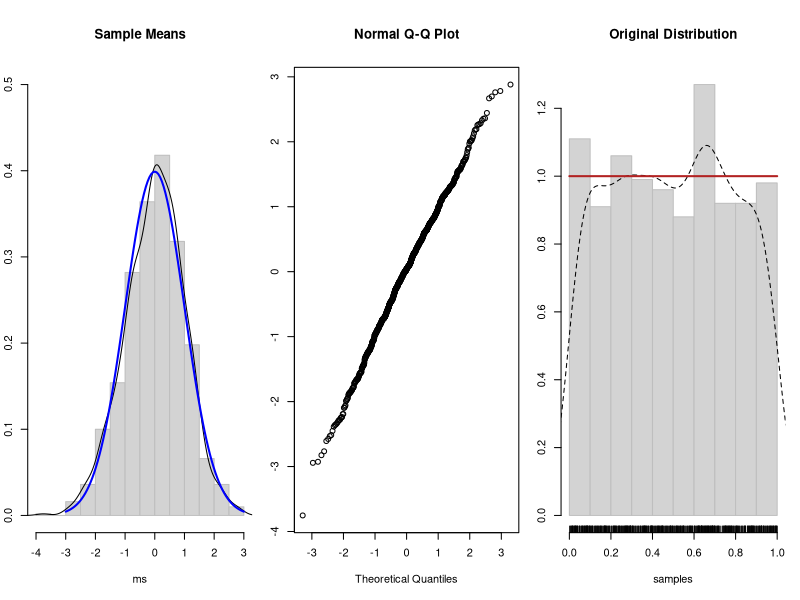
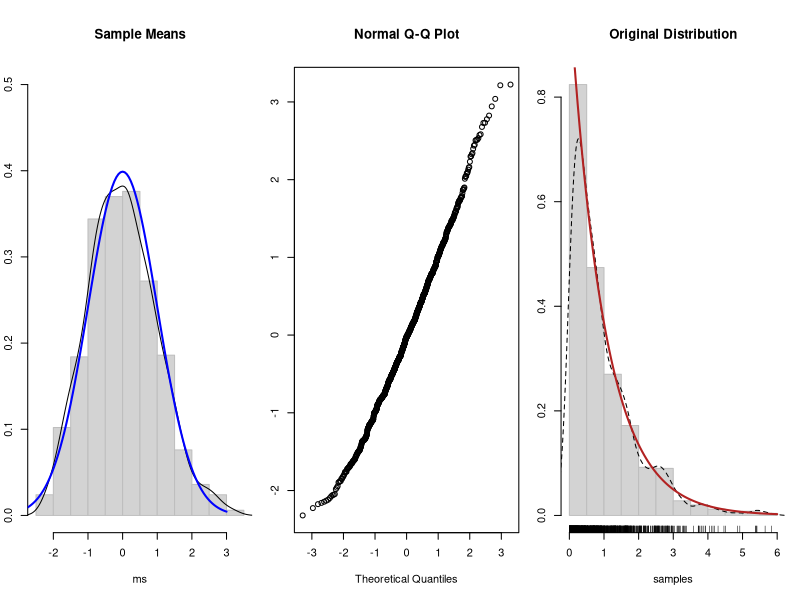
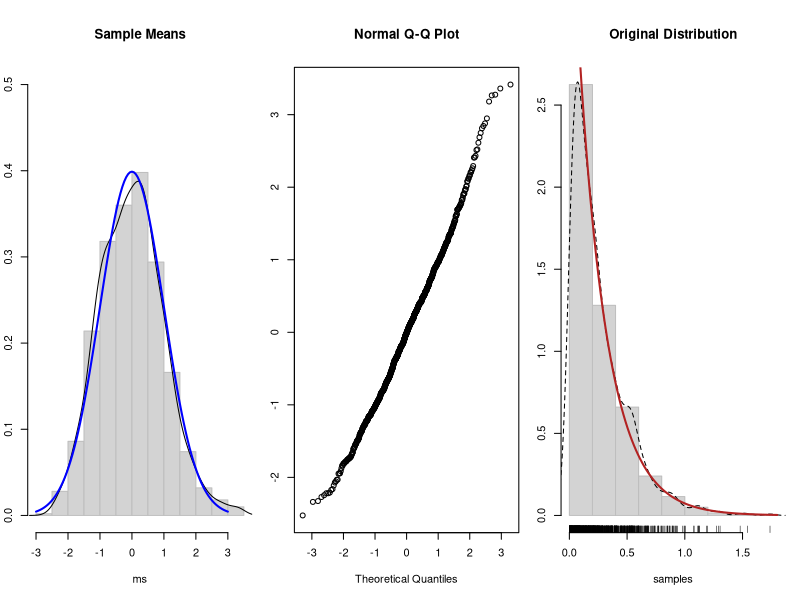
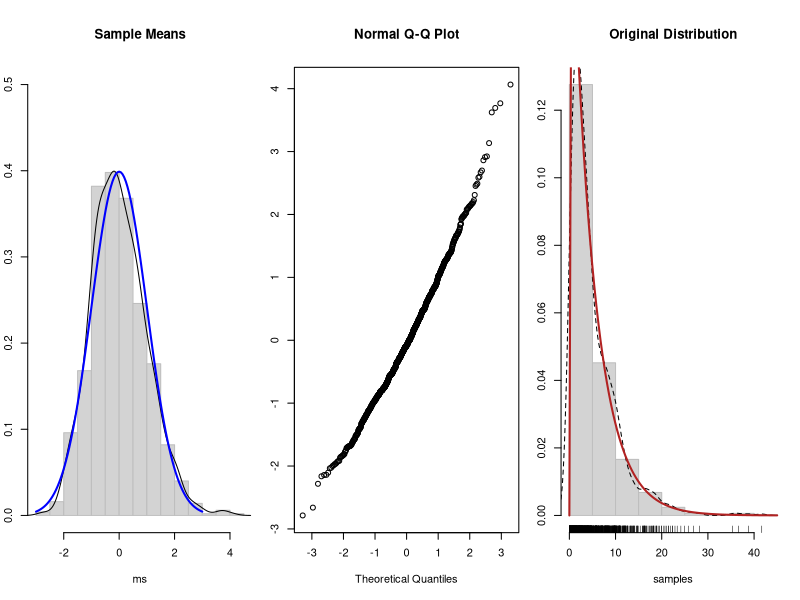
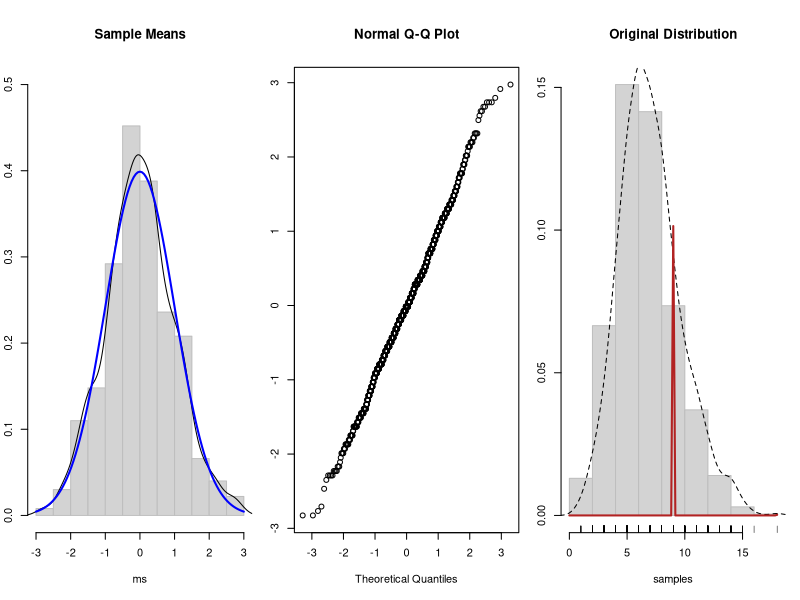
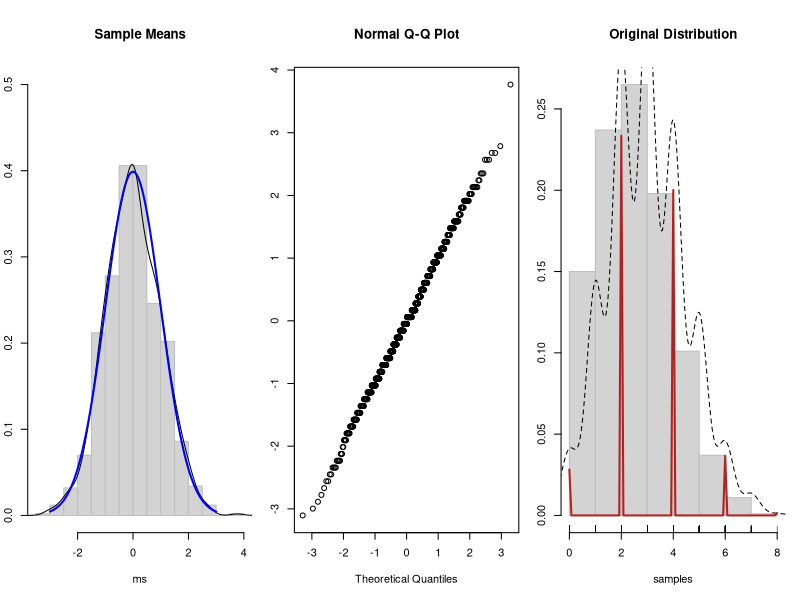

Source code (R) for these figures, in order:
# Project Work

simulatorCentral = function(rfun, dfun, ssize=40, runs=1000, title="Course Project: Central Limit Theorem",...) {
  # Initialize
  # 	m:      stores the means of samples
  #		runs: 	no. of simulations
  #		ssize:	sample size
  m <- double(0);

  for (i in 1:runs) m[i] =  mean(rfun(ssize, ...));   # Collect sample means
  ms <- scale(m);                                     # Scale for plotting
  
  plotSet()                   # Set up for plotting, 1x3 plots
  plotterA(ms)                # Plot the distribution of sample means
  plotterB(rfun, dfun, ...);  # Plot the underlying distribution
  
  return(m)
};


plotSet = function() {
  par(mfrow = c(1,3));
  par(mar = c(5,2,5,1) + 0.1);
}

plotterA = function(ms) { # Plot the distribution of sample means
  hist(ms, probability = TRUE, 
       col = "light grey", border = "grey", 
       main = "Sample Means", ylim = c(0,0.5));                   # Plot: Histogram
  lines(density(ms));                                             # Density plot 
  curve(dnorm(x,0,1), -3, 3, col = "blue", lwd = 2, add = TRUE);  # Std. normal distribution
  qqnorm(ms);                                                     # Add: Q-Q Plot
}

plotterB = function(rfun, dfun, ...) { # Plot the underlying distrbution
  samples <- rfun(1000, ...)
  # Plot: Histogram
  hist(samples, prob = TRUE, 
       main = "Original Distribution", 
       col = "light gray", border = "gray")
  lines(density(samples), lty = 2)
  curve(dfun(x, ...), lwd = 2, col = "firebrick", add = TRUE)
  rug(samples)
}

simulatorCentral(runif, dunif);
simulatorCentral(rexp, dexp);
simulatorCentral(rexp, dexp, rate = 4);
simulatorCentral(rexp, dexp, rate = 0.2);
simulatorCentral(rpois, dpois, lambda = 7);
simulatorCentral(rbinom, dbinom, size = 10, prob = 0.3);
#simulatorCentral(df=13, rt, dt);
